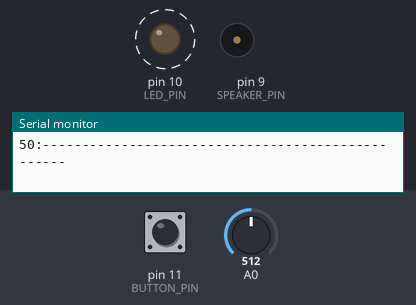
This sketch was run on a simulated Arduino Uno, built with avr-gcc and run on an emulated ATmega328P. On the bench: output pins drawn as LEDs (lit = HIGH), buzzer (waves = sounding), the last lines printed to the serial monitor. Dashed ring = blinking. Inputs (shaded band) come from the test bench; at power-on: A0 = 512, pin 11 (BUTTON_PIN) HIGH.

Above: at 16.2 s.
16.3 s: A0 set to 975
19.3 s: A0 set to 992
At 20.1 s:
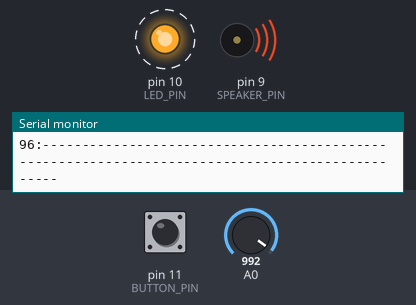
22.3 s: pin 11 (BUTTON_PIN) pulled LOW for 0.15 s
At 23.1 s:
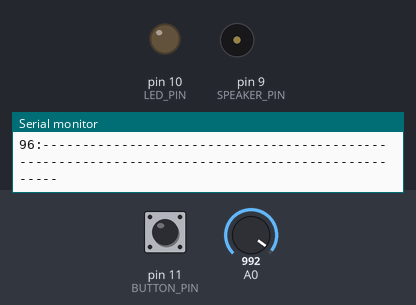
Timing chart, 0 to 25.3 s (numbered marks = the images above; inputs shaded):
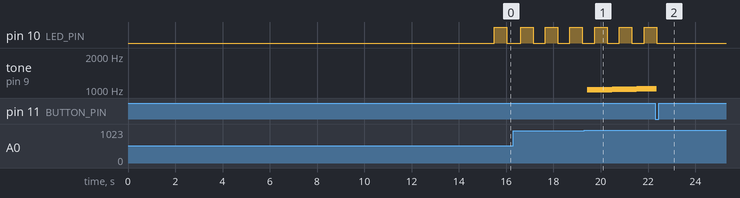

Measured:
- the behaviour switches between 983 and 984 on A0 (found by bisection; images 0 and 1)
- after the input at 19.3 s, tone on pin 9 (SPEAKER_PIN): plays 1001 Hz for 0.11 s, 1002 Hz for 0.11 s, 1003 Hz for 0.11 s, 1004 Hz for 0.11 s, 1005 Hz for 0.11 s, 1006 Hz for 0.11 s … (28 notes in this stretch), starting after 0.13 s
- after the input at 22.3 s, pin 10 (LED_PIN): goes on until 22.4 s, then stays LOW
- by itself, pin 10 (LED_PIN): alternates HIGH for 0.53 s and LOW for 0.53 s

The sketch:

vibration-led-siren.ino
```cpp
const int SPEAKER_PIN = 9;
const int LED_PIN = 10;
const int BUTTON_PIN = 11;

void setup() {
  Serial.begin(9600);
  pinMode(A0, INPUT);
  pinMode(SPEAKER_PIN, OUTPUT);
  pinMode(LED_PIN, OUTPUT);
  pinMode(BUTTON_PIN, INPUT);
  delay(15000);
}

boolean isTonePlaying = false;
int iTone = 1000;
boolean iToneUp = true;
unsigned long previousMillis_tone = 0;
unsigned long startMillis_tone = 0;

boolean isLedBlinking = false;
boolean isLedOn = true;
unsigned long previousMillis_led = 0;
unsigned long startMillis_led = 0;

void loop() {
  int button = digitalRead(BUTTON_PIN);
  if (button == LOW) {
    isTonePlaying = false;
    isLedBlinking = false;
    digitalWrite(LED_PIN, LOW);
    noTone(9);
    delay(10000);
  }

  int vibs = analogRead(A0);

  int level = map(vibs, 0, 1024, 0, 100);

//  Serial.print("level: ");
  Serial.print(level);
  Serial.print(":");
  for (int i = 0; i < level; i++) {
    if (i > 95) {
      Serial.print("*");
    } else {
      Serial.print("-");
    }
  }
  Serial.println();
  if (level > 95) {
    isTonePlaying = true;
    isLedBlinking = true;
  } else if (level > 40) {
    isLedBlinking = true;
  }

  if (isLedBlinking) {
    if (millis() - previousMillis_led >= 500) {
      previousMillis_led = millis();
      isLedOn = !isLedOn;
      digitalWrite(LED_PIN, isLedOn);
    }
  }

  if (isTonePlaying) {
    // The "2" here is the milliseconds between each tone step. Bigger will be slower
    if (millis() - previousMillis_tone >= 2) {
      previousMillis_tone = millis();
      if (iToneUp) {
        iTone++;
        if (iTone > 2000) {
          iToneUp = false;
        }
      } else {
        iTone--;
        if (iTone < 1000) {
          iToneUp = true;
        }
      }
      tone(SPEAKER_PIN,iTone);
    }
  }
}
```
